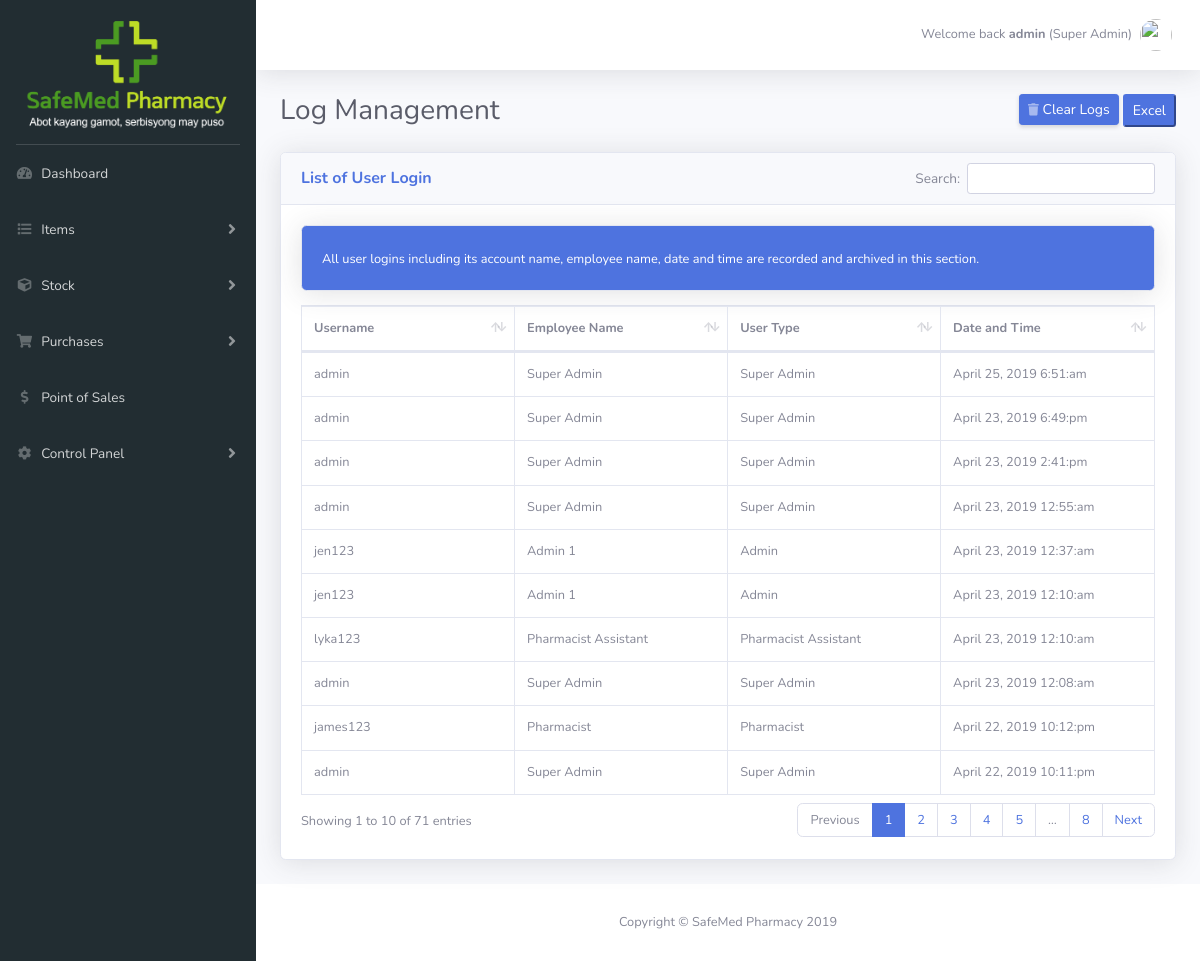
The app's page /log-management.php (signed in), older data.
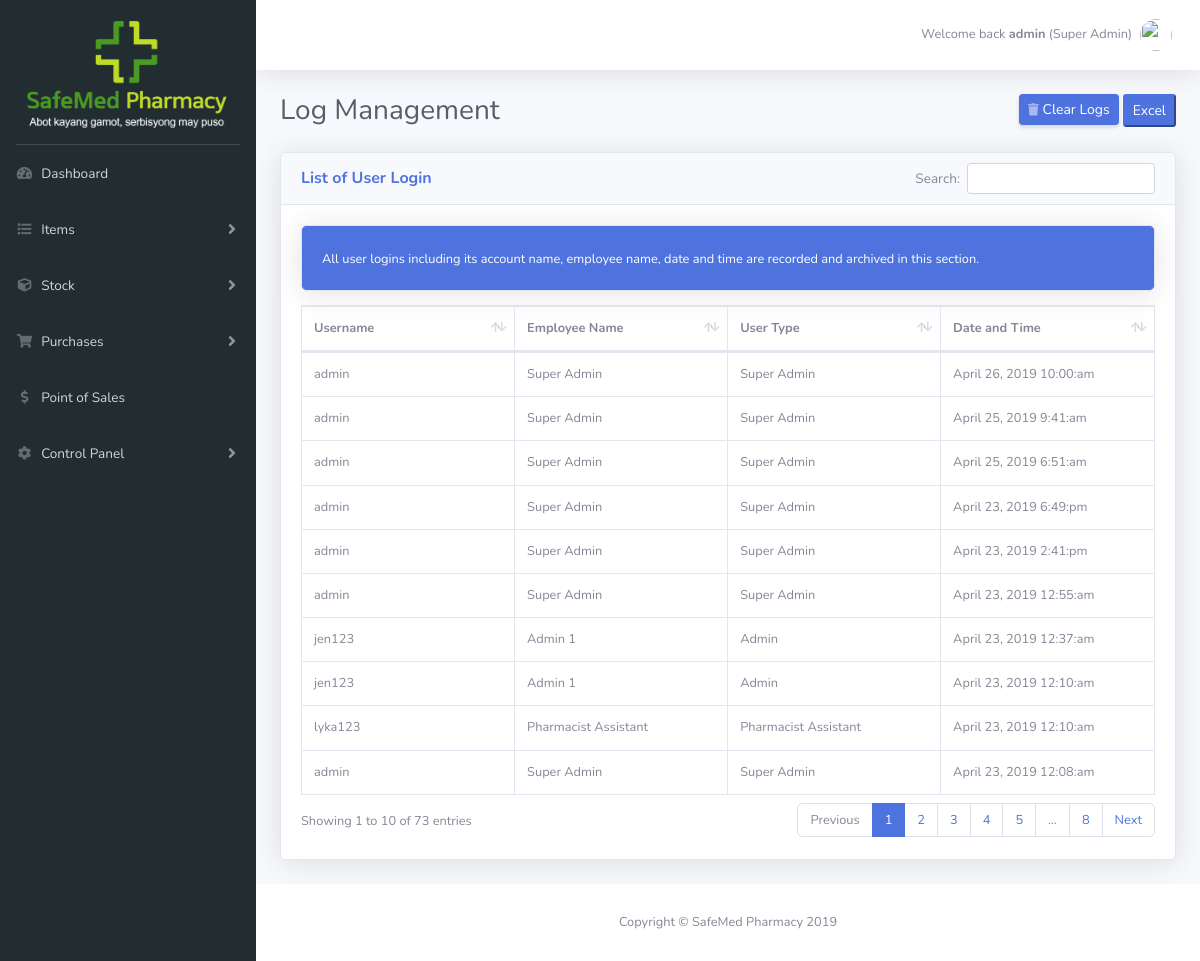
The same page, newer data.
### tables this page shows
CREATE TABLE IF NOT EXISTS `dim_loghistory` (
  `id` int(30) NOT NULL AUTO_INCREMENT,
  `username` varchar(100) NOT NULL,
  `name` varchar(100) NOT NULL,
  `login_type` varchar(100) NOT NULL,
  `date_login` varchar(100) NOT NULL,
  PRIMARY KEY (`id`)
);

### log-management.php (the view, shortened to what this page needs)
<!DOCTYPE html>
<html lang="en">
<?php
    $connect = mysqli_connect('localhost', 'root', '', 'safemedpharmacy');
?>
<head>
  <?php include('assets.php'); ?>
  <link href="vendor/datatables/dataTables.bootstrap4.min.css" rel="stylesheet">
  <?php include('head-actions.php'); ?>
</head>
<body id="page-top">
  <div id="wrapper">
    <?php include('sidebar.php'); ?>
    <div id="content-wrapper" class="d-flex flex-column">
      <div id="content">
        <?php include('top-bar.php'); ?>
        <div class="container-fluid">
          <div class="d-sm-flex align-items-center justify-content-between mb-4">
            <h1 class="h3 mb-0 text-gray-800">Log Management</h1>
            <div class="action-buttons"><a href="clear-log-process.php" class="d-none d-sm-inline-block btn btn-sm btn-primary shadow-sm"><i class="fas fa-trash fa-sm text-white-50"></i>  Clear Logs</a> </div>
          </div>
          <div class="card shadow mb-4">
            <div class="card-header py-3">
              <h6 class="m-0 font-weight-bold text-primary">List of User Login</h6>
            </div>
            <div class="card-body">
                <div class="mb-2">
                  <div class="card bg-primary text-white shadow">
                    <div class="card-body">
                      <span style="font-size: 0.80rem;">All user logins including its account name, employee name, date and time are recorded and archived in this section.</span>
                    </div>
                  </div>
                </div>
              <div class="table-responsive">
                <table class="table table-bordered" id="dataTable" width="100%" cellspacing="0">
                  <thead>
                    <tr>
                      <th width="20%">Username</th>
                      <th width="20%">Employee Name</th>
                      <th width="20%">User Type</th>
                      <th width="20%">Date and Time</th>
                    </tr>
                  </thead>
                  <tbody>
                    <tr>
                      <?php
                      $query = "SELECT * FROM dim_loghistory";
                      $result_set =  mysqli_query($connect, $query);
                      while($row = mysqli_fetch_array($result_set)) {
                      ?>
                      <td><?php echo $row['username']; ?></td>
                      <td><?php echo $row['name']; ?></td>
                      <td><?php echo $row['login_type']; ?></td>
                      <td><?php echo $row['date_login']; ?></td>
                    </tr><?php } ?>
                  </tbody>
                </table>
              </div>
            </div>
          </div>
      </div>
    </div>
      <footer class="sticky-footer bg-white">
        <div class="container my-auto">
          <div class="copyright text-center my-auto">
            <span>Copyright &copy; SafeMed Pharmacy 2019</span>
          </div>
        </div>
      </footer>
  </div>
</body>
</html>

Row changes from the older to the newer data that the page shows:
no longer on this page (row unchanged): dim_loghistory: username "admin", name "Super Admin", login_type "Super Admin", date_login "April 22, 2019 10:11:pm"
no longer on this page (row unchanged): dim_loghistory: username "james123", name "Pharmacist", login_type "Pharmacist", date_login "April 22, 2019 10:12:pm"
added dim_loghistory: username "admin", name "Super Admin", login_type "Super Admin", date_login "April 25, 2019 9:41:am"
added dim_loghistory: username "admin", name "Super Admin", login_type "Super Admin", date_login "April 26, 2019 10:00:am"
Text that changed along with them:
text written by a page script: "Showing 1 to 10 of 71 entries Previous 1 2 3 4 5 … 8 Next" → "Showing 1 to 10 of 73 entries Previous 1 2 3 4 5 … 8 Next"
